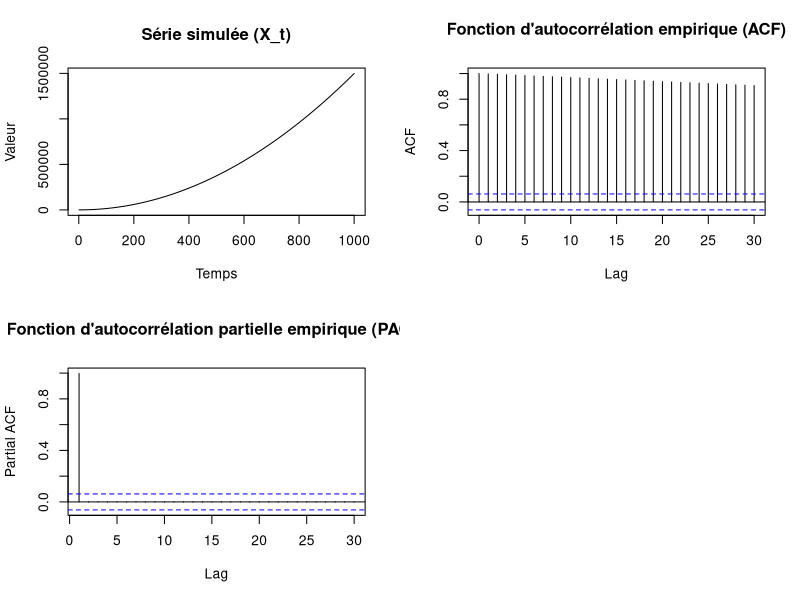
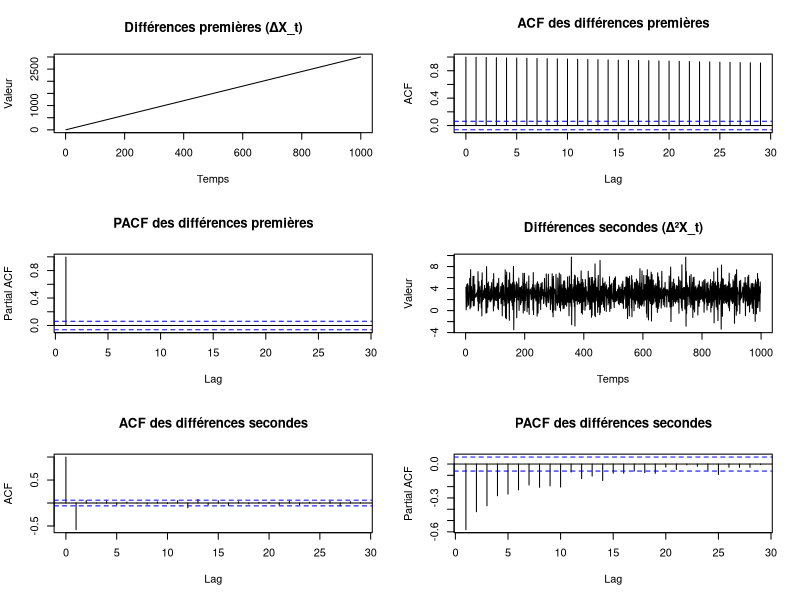

The R source for these figures, in order:
## ---- chunk 1
set.seed(123) # Pour la reproductibilité
n=50
# Définir le modèle AR(3)
model <- arima.sim(
  model = list(ar = c(1, -0.5, 1/3)), # Coefficients AR(3)
  n = 105 * n # 50 réalisations de longueur 105
)

# Redimensionner les données en une matrice 50x105
simulations <- matrix(model, nrow = 50, byrow = TRUE)
## ---- chunk 2
# Initialiser une liste pour stocker les estimations
estimations <- list()

# Boucle sur les 50 simulations
for (i in 1:n) {
  # Extraire les 100 premières valeurs
  serie <- simulations[i, 1:100]

  # Estimer un modèle AR(3)
  fit <- arima(serie, order = c(3, 0, 0))

  # Stocker les résultats
  estimations[[i]] <- fit$coef
}

# Afficher les premières estimations
head(estimations)

## ---- chunk 3
# Initialiser une matrice pour stocker les prévisions
previsions <- matrix(NA, nrow = n, ncol = 5)

# Boucle sur les 50 simulations
for (i in 1:n) {
  # Extraire les 100 premières valeurs
  serie <- simulations[i, 1:100]

  # Estimer un modèle AR(3)
  fit <- arima(serie, order = c(3, 0, 0))

  # Prédire les 5 valeurs suivantes
  pred <- predict(fit, n.ahead = 5)

  # Stocker les prévisions
  previsions[i, ] <- pred$pred
}

## ---- chunk 4
# Initialiser des vecteurs pour stocker les erreurs
erreurs <- matrix(NA, nrow = n, ncol = 5)

# Boucle sur les 50 simulations
for (i in 1:n) {
  # Extraire les 5 valeurs réelles suivantes
  valeurs_reelles <- simulations[i, 101:105]

  # Calculer les erreurs de prévision
  erreurs[i, ] <- valeurs_reelles - previsions[i, ]
}

# Calculer l'erreur moyenne (biais) pour chaque horizon
biais <- colMeans(erreurs)

# Calculer la variance de l'erreur pour chaque horizon
variance <- apply(erreurs, 2, var)

# Afficher les résultats
data.frame(
  Horizon = 1:5,
  Biais = biais,
  Variance = variance
)


## ---- chunk 5
# Initialiser une matrice pour stocker les prévisions
previsions_long <- matrix(NA, nrow = 50, ncol = 5)

# Initialiser une matrice pour stocker les erreurs
erreurs_long <- matrix(NA, nrow = 50, ncol = 5)

# Boucle sur les 50 simulations
for (i in 1:50) {
  # Extraire les 104 premières valeurs
  serie_long <- simulations[i, 1:104]

  # Estimer un modèle AR(3)
  fit_long <- arima(serie_long, order = c(3, 0, 0))

  # Prédire les 5 valeurs suivantes
  pred_long <- predict(fit_long, n.ahead = 5)

  # Stocker les prévisions
  previsions_long[i, ] <- pred_long$pred

  # Extraire les 5 valeurs réelles suivantes
  valeurs_reelles_long <- simulations[i, 105]

  # Calculer les erreurs de prévision
  erreurs_long[i, ] <- valeurs_reelles_long - previsions_long[i, ]
}

# Calculer l'erreur moyenne (biais) pour chaque horizon
biais_long <- colMeans(erreurs_long, na.rm = TRUE)

# Calculer la variance de l'erreur pour chaque horizon
variance_long <- apply(erreurs_long, 2, var, na.rm = TRUE)

# Afficher les résultats
data.frame(
  Horizon = 1:5,
  Biais = biais_long,
  Variance = variance_long
)

## ---- chunk 6
# Créer un tableau comparatif
comparaison <- data.frame(
  Horizon = 1:5,
  Biais_100 = biais,
  Variance_100 = variance,
  Biais_104 = biais_long,
  Variance_104 = variance_long
)

# Afficher le tableau
comparaison

## ---- chunk 7
SimProcess <- function(n) {
  # Initialiser le vecteur de la série
  X <- rep(NA, n)

  # Générer le bruit blanc gaussien
  epsilon <- rnorm(n, mean = 0, sd = 1)

  # Condition initiale (par exemple, X_0 = 0)
  X[1] <- 1 + 1^2 + (1/3) * 0 + epsilon[1]

  # Simuler la série
  for (t in 2:n) {
    X[t] <- 1 + t^2 + (1/3) * X[t-1] + epsilon[t]
  }

  return(X)
}
## ---- chunk 8
set.seed(123) # Pour la reproductibilité
n <- 1000
X <- SimProcess(n)

## ---- chunk 9
par(mfrow = c(2, 2))

# Tracer la série
plot(X, type = "l", main = "Série simulée (X_t)", ylab = "Valeur", xlab = "Temps")

# Tracer l'ACF
acf_X <- acf(X, main = "Fonction d'autocorrélation empirique (ACF)")

# Tracer la PACF
pacf_X <- pacf(X, main = "Fonction d'autocorrélation partielle empirique (PACF)")

## ---- chunk 10
# Différences premières
Delta_X <- diff(X)

# Différences secondes
Delta2_X <- diff(X, differences = 2)

## ---- chunk 11
par(mfrow = c(3, 2))

# Tracer les différences premières
plot(Delta_X, type = "l", main = "Différences premières (ΔX_t)", ylab = "Valeur", xlab = "Temps")

# Tracer l'ACF des différences premières
acf(Delta_X, main = "ACF des différences premières")

# Tracer la PACF des différences premières
pacf(Delta_X, main = "PACF des différences premières")

# Tracer les différences secondes
plot(Delta2_X, type = "l", main = "Différences secondes (Δ²X_t)", ylab = "Valeur", xlab = "Temps")

# Tracer l'ACF des différences secondes
acf(Delta2_X, main = "ACF des différences secondes")

# Tracer la PACF des différences secondes
pacf(Delta2_X, main = "PACF des différences secondes")

## ---- chunk 12
# Ajustement d'un AR(1)
fit_ar1 <- arima(Delta2_X, order = c(1, 0, 0))

# Ajustement d'un MA(2)
fit_ma2 <- arima(Delta2_X, order = c(0, 0, 2))

# Ajustement d'un ARMA(1,2)
fit_arma12 <- arima(Delta2_X, order = c(1, 0, 2))

# Ajustement d'un ARMA(2,2)
fit_arma22 <- arima(Delta2_X, order = c(2, 0, 2))

## ---- chunk 13
# Calculer les AIC pour chaque modèle
aic_values <- c(
  AR1 = fit_ar1$aic,
  MA2 = fit_ma2$aic,
  ARMA12 = fit_arma12$aic,
  ARMA22 = fit_arma22$aic
)

# Afficher les AIC
aic_values

# Sélectionner le modèle avec le plus petit AIC
best_model <- names(which.min(aic_values))
best_model

